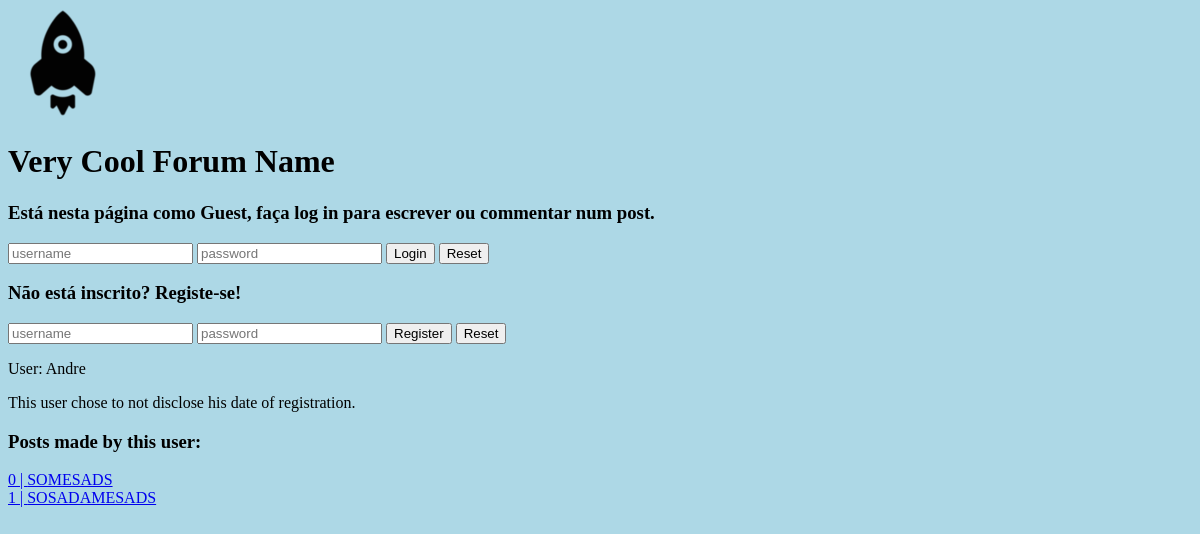
Before: /pages/viewProfile.php?username=Andre with the older database file.
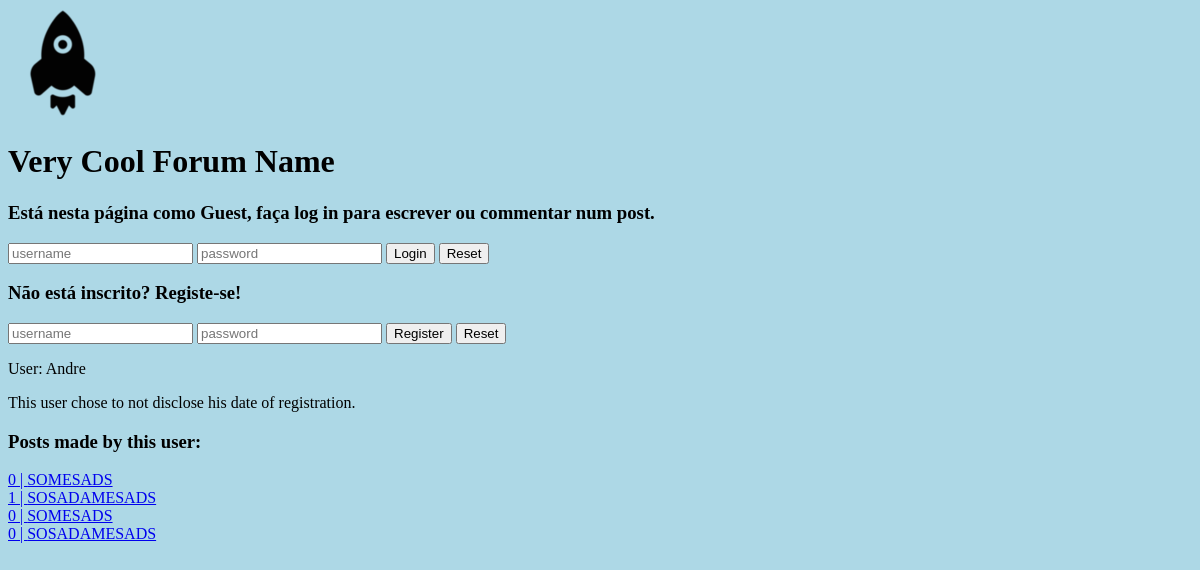
After: the same page with the newer database file.
### tables this page shows
CREATE TABLE posts
(
    postID INTEGER UNIQUE NOT NULL PRIMARY KEY,
    title VARCHAR NOT NULL,
    content VARCHAR,
    type VARCHAR,
    dateWritten DATETIME,
    username INTEGER REFERENCES users Not NULL
);

### pages/viewProfile.php (called while the page is built, shortened)
<?php
include_once "../templates/auth.php";
include_once "../templates/default.php";
include_once "../templates/profile.php";
$username = $_GET['username'];
draw_user_info($username);
draw_user_posts($username);
?>

### templates/post.php (called while the page is built, shortened)
<?php
include_once "../templates/auth.php";
include_once "../templates/default.php";
function getVotesPost($id){
    $db = Database::getInstance()->db();
    $stmt = $db->prepare('SELECT * FROM votes WHERE commentID = ?');
    $stmt->execute(array($id));
    $result = $stmt->fetchAll();
    $votes = 0;
    foreach ($result as $row) {
    if($row['positive'] == 1)
        $votes = $votes+1;
    else $votes = $votes - 1;
    }
    return $votes;
}
?>

### templates/profile.php (the view, shortened to what this page needs)
<?php
include_once "../templates/auth.php";
include_once "../templates/default.php";
include_once "../templates/post.php";
function draw_user_info($username){
    $db = Database::getInstance()->db();
    $stmt = $db->prepare('SELECT * FROM users WHERE username = ?');
    $stmt->execute(array($username));
    $result = $stmt->fetch();
    echo "<p>User: ".$result['username']."</p>";
    if(empty($result['dataRegistered']))
        echo "This user chose to not disclose his date of registration.";
    else
        echo "<p>Registed since: ".$result['dataRegistered']."</p>";
}
function draw_user_posts($username){
    $db = Database::getInstance()->db();
    $stmt = $db->prepare('SELECT * FROM posts WHERE username=?');
    $stmt->execute(array($username));
    $result = $stmt->fetchAll();
    if(empty($result))
        echo "<h3>This user hasn't made any posts</h3>";
    else{
    echo "<h3>Posts made by this user:</h3>";
    foreach ($result as $row) {
    $votes = getVotesPost($row['postID']);
    echo '<a href = "../pages/viewPost.php?id='.$row['postID'].'">'. $votes. " | " .$row['title'] . '</a>';
}
    }
}
?>

Changed rows visible on the page:
added posts: votes "0", title "SOMESADS"
added posts: votes "0", title "SOSADAMESADS"
